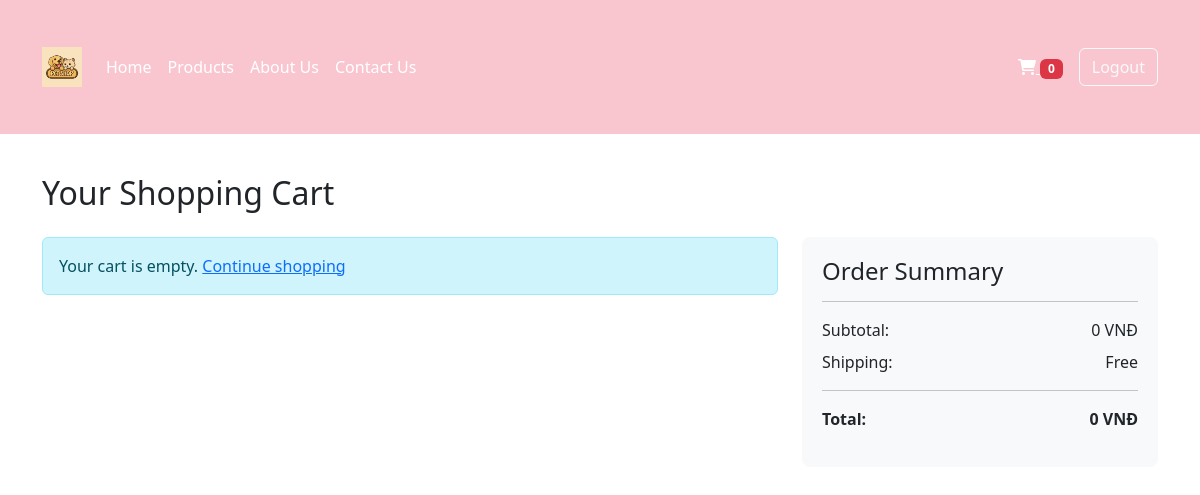
Before: /cart/ (signed in) with the older database file.
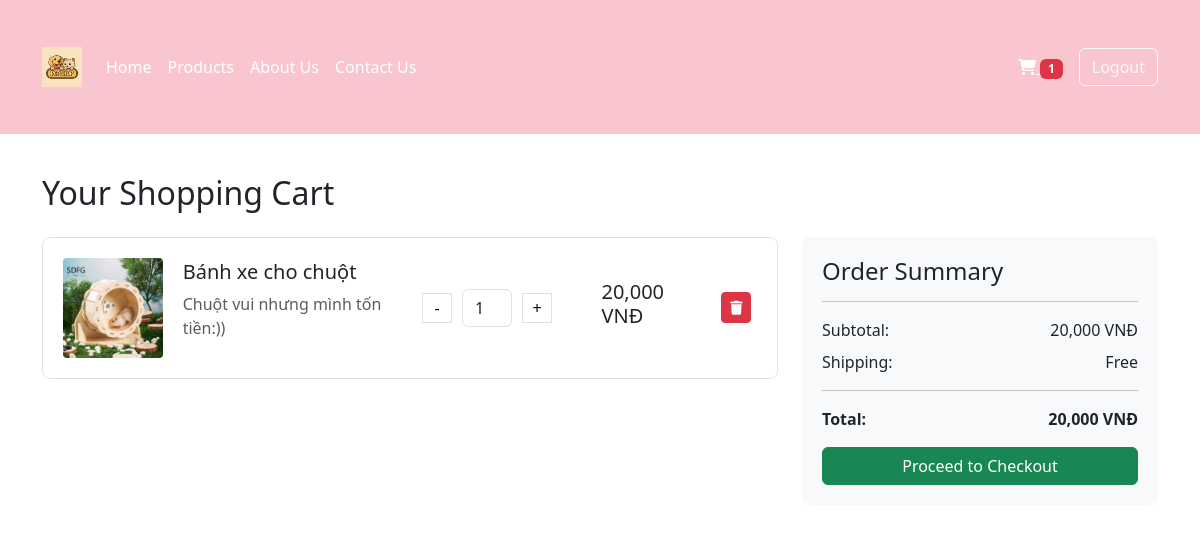
After: the same page with the newer database file.
### accounts/models.py (models this page shows, shortened)
class CartItem(models.Model):
    cart = models.ForeignKey(Cart, on_delete=models.CASCADE)
    product = models.ForeignKey(Product, on_delete=models.CASCADE)
    quantity = models.PositiveIntegerField(default=1)
    created_at = models.DateTimeField(auto_now_add=True)
    updated_at = models.DateTimeField(auto_now=True)
    @property
    def total_price(self):
        return self.product.price * self.quantity

class Product(models.Model):
    name = models.CharField(max_length=200, verbose_name='Tên sản phẩm')
    description = models.TextField(verbose_name='Mô tả')
    price = models.DecimalField(max_digits=10, decimal_places=2, verbose_name='Giá')
    image = models.ImageField(upload_to='products/', verbose_name='Hình ảnh')
    category = models.ForeignKey(Category, on_delete=models.CASCADE, verbose_name='Loại sản phẩm')
    created_at = models.DateTimeField(auto_now_add=True, verbose_name='Ngày tạo')
    updated_at = models.DateTimeField(auto_now=True, verbose_name='Ngày cập nhật')
    is_active = models.BooleanField(default=True, verbose_name='Kích hoạt')
    class Meta:
        verbose_name = 'Products'
        verbose_name_plural = 'Products'
        ordering = ['-created_at']

### accounts/views.py (the view)
# urls.py: path('cart/', views.cart, name='cart'),
@login_required
def cart(request):
    cart, created = Cart.objects.get_or_create(user=request.user)
    cart_items = cart.cartitem_set.all()
    subtotal = sum(item.total_price for item in cart_items)
    total = subtotal  # No shipping fee for now
    cart_count = CartItem.objects.filter(cart__user=request.user).count()
    return render(request, 'cart.html', {
        'cart_items': cart_items,
        'subtotal': subtotal,
        'total': total,
        'cart_count': cart_count
    })

### accounts/templatetags/order_filters.py (called while the page is built)
@register.filter
def vnd(value):
    try:
        number = Decimal(str(value))
        if number < Decimal('1000'):
            number = number * Decimal('1000')
        return f"{number:,.0f} VNĐ"
    except Exception:
        return value

### ecommerce/templates/cart.html (shortened to what this page needs)
{% load static %}
{% load order_filters %}
<!DOCTYPE html>
<html lang="en">
<head>
    <link href="https://cdn.jsdelivr.net/npm/bootstrap@5.3.0/dist/css/bootstrap.min.css" rel="stylesheet">
    <link href="https://cdnjs.cloudflare.com/ajax/libs/font-awesome/6.0.0/css/all.min.css" rel="stylesheet">
</head>
<body>
    <nav class="navbar navbar-expand-lg nav-main">
        <div class="container">
            <a class="navbar-brand" href="{% url 'home' %}">
                <img src="{% static 'images/logo.jpg' %}" alt="Logo">
            </a>
            <div class="collapse navbar-collapse" id="navbarNav">
                <ul class="navbar-nav me-auto mb-2 mb-lg-0">
                    <li class="nav-item">
                        <a class="nav-link" href="{% url 'home' %}">Home</a>
                    </li>
                    <li class="nav-item">
                        <a class="nav-link" href="#">Products</a>
                    </li>
                    <li class="nav-item">
                        <a class="nav-link" href="#">About Us</a>
                    </li>
                    <li class="nav-item">
                        <a class="nav-link" href="#">Contact Us</a>
                    </li>
                </ul>
                <div class="d-flex align-items-center">
                    {% if user.is_authenticated %}
                        <div class="cart-section me-3">
                            <a href="{% url 'cart' %}" class="text-white">
                                <i class="fas fa-shopping-cart"></i>
                                <span class="badge bg-danger">{{ cart_count }}</span>
                            </a>
                        </div>
                        <a href="{% url 'logout' %}" class="btn btn-outline-light">Logout</a>
                    {% else %}
                        <a href="{% url 'login' %}" class="btn btn-outline-light me-2">Login</a>
                        <a href="{% url 'register' %}" class="btn btn-light">Register</a>
                    {% endif %}
                </div>
            </div>
        </div>
    </nav>
    <section class="cart-section">
        <div class="container">
            <h2 class="mb-4">Your Shopping Cart</h2>
            <div class="row">
                <div class="col-md-8">
                    {% if cart_items %}
                        {% for item in cart_items %}
                        <div class="cart-item">
                            <div class="row align-items-center">
                                <div class="col-md-2">
                                    <img src="{{ item.product.image.url }}" alt="{{ item.product.name }}">
                                </div>
                                <div class="col-md-4">
                                    <h5>{{ item.product.name }}</h5>
                                    <p class="text-muted">{{ item.product.description|truncatechars:100 }}</p>
                                </div>
                                <div class="col-md-3">
                                    <div class="quantity-control">
                                        <form method="post" action="{% url 'update_cart' item.id %}" class="d-flex align-items-center">
                                            <button type="button" class="decrease-quantity">-</button>
                                            <input type="number" name="quantity" value="{{ item.quantity }}" min="1" class="form-control">
                                            <button type="button" class="increase-quantity">+</button>
                                        </form>
                                    </div>
                                </div>
                                <div class="col-md-2">
                                    <h5>{{ item.total_price|vnd }}</h5>
                                </div>
                                <div class="col-md-1">
                                    <form method="post" action="{% url 'remove_from_cart' item.id %}">
                                        <button type="submit" class="btn btn-danger btn-sm">
                                            <i class="fas fa-trash"></i>
                                        </button>
                                    </form>
                                </div>
                            </div>
                        </div>
                        {% endfor %}
                    {% else %}
                        <div class="alert alert-info">
                            Your cart is empty. <a href="{% url 'home' %}">Continue shopping</a>
                        </div>
                    {% endif %}
                </div>
                <div class="col-md-4">
                    <div class="cart-summary">
                        <h4>Order Summary</h4>
                        <hr>
                        <div class="d-flex justify-content-between mb-2">
                            <span>Subtotal:</span>
                            <span>{{ subtotal|vnd }}</span>
                        </div>
                        <div class="d-flex justify-content-between mb-2">
                            <span>Shipping:</span>
                            <span>Free</span>
                        </div>
                        <hr>
                        <div class="d-flex justify-content-between mb-3">
                            <strong>Total:</strong>
                            <strong>{{ total|vnd }}</strong>
                        </div>
                        {% if cart_items %}
                            <a href="{% url 'checkout_cart' %}" class="btn btn-success w-100">Proceed to Checkout</a>
                        {% endif %}
                    </div>
                </div>
            </div>
        </div>
    </section>
</body>
</html>

### ecommerce/templates/cart.html (style rules this page uses)
.nav-main { background-color: #f9c6d0; padding: 15px; }
.nav-main .navbar-brand img { height: 40px; }
.nav-main .nav-link { color: white !important; }
.cart-section { padding: 40px 0; }
.cart-item { border: 1px solid #dee2e6; border-radius: 8px; padding: 20px; margin-bottom: 20px; }
.cart-item img { width: 100px; height: 100px; object-fit: cover; border-radius: 4px; }
.cart-summary { background-color: #f8f9fa; padding: 20px; border-radius: 8px; }
.quantity-control { display: flex; align-items: center; }
.quantity-control button { width: 30px; height: 30px; border: 1px solid #dee2e6; background-color: white; }
.quantity-control input { width: 50px; text-align: center; margin: 0 10px; }

Changed rows visible on the page:
added CartItem: product.image (picture), product.name "Bánh xe cho chuột", product.description "Chuột vui nhưng mình tốn tiền:))", quantity "1", total_price|vnd "20,000 VNĐ"
Other visible differences:
{{ cart_count }}: "0" → "1"
{{ subtotal|vnd }}: "0 VNĐ" → "20,000 VNĐ"
{{ total|vnd }}: "0 VNĐ" → "20,000 VNĐ"
text no longer shown: "Your cart is empty. Continue shopping"
text now shown: "Proceed to Checkout"
